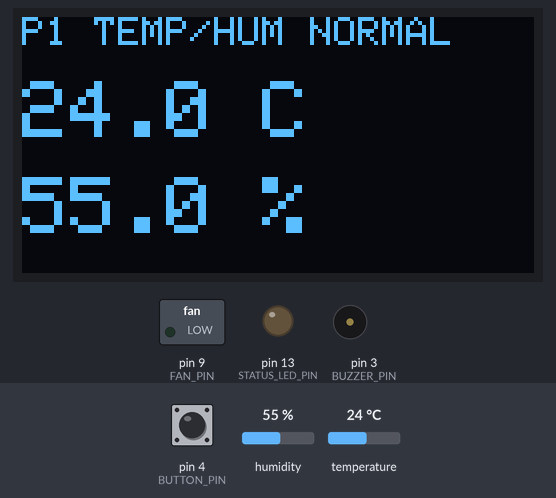
Bench run of a sketch on a simulated Arduino Uno, built with avr-gcc and run on an emulated ATmega328P. On the bench: 128×64 one-colour display, switched loads named in the sketch (green lamp = pin HIGH), output pins drawn as LEDs (lit = HIGH), buzzer (waves = sounding). Dashed ring = blinking. The test bench sets the inputs (shaded band); at power-on: temperature 24 °C, pin 4 (BUTTON_PIN) HIGH, humidity 55 %. What the sketch prints to the serial monitor is not drawn.

Above: at 1.2 s.
1.3 s: temperature set to 26.8 °C
At 5.1 s:
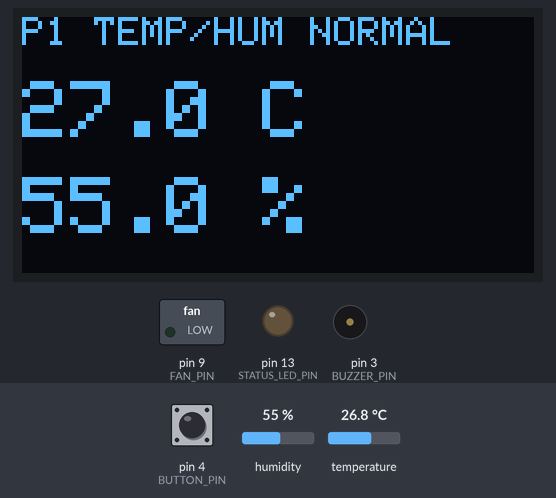
5.6 s: temperature set to 28.1 °C
At 8.9 s:
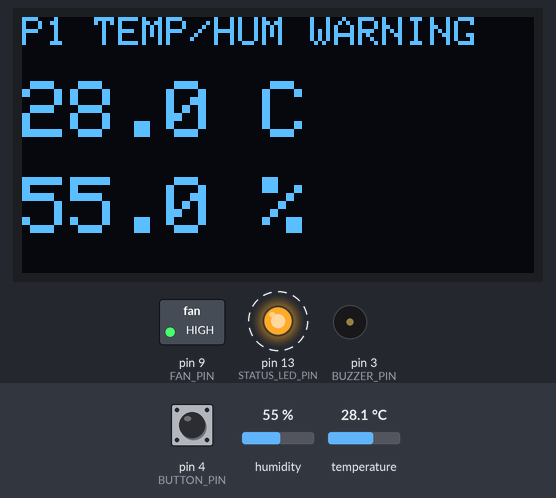
10.5 s: pin 4 (BUTTON_PIN) pulled LOW for 0.15 s
At 10.79 s:
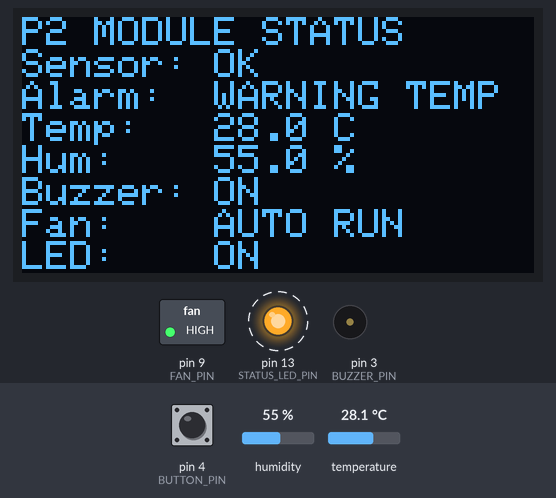
11.2 s: temperature set to 12 °C
At 12.8 s:
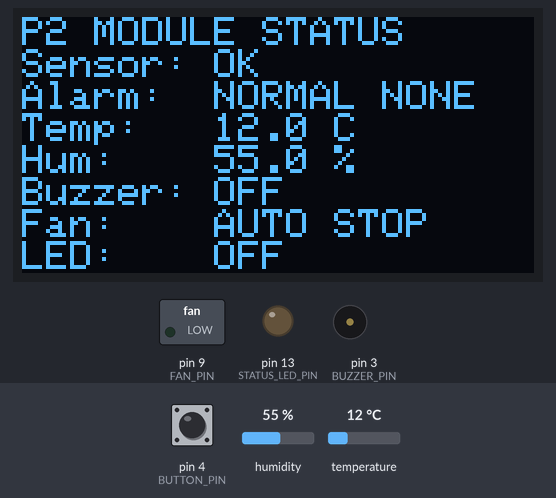
13.6 s: pin 4 (BUTTON_PIN) pulled LOW for 1 s
At 14.7 s:
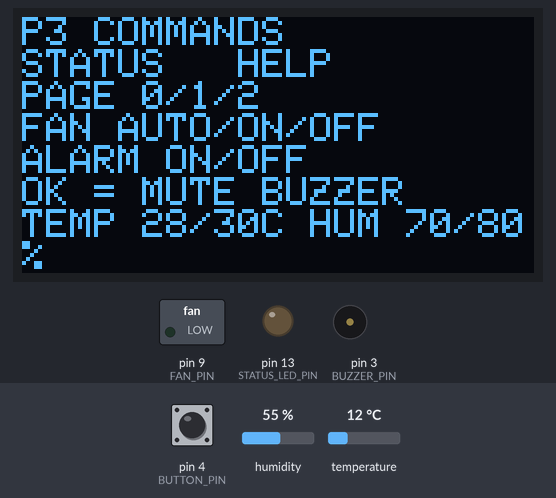
Timing chart, 0 to 16.6 s (numbered marks = the images above; inputs shaded):
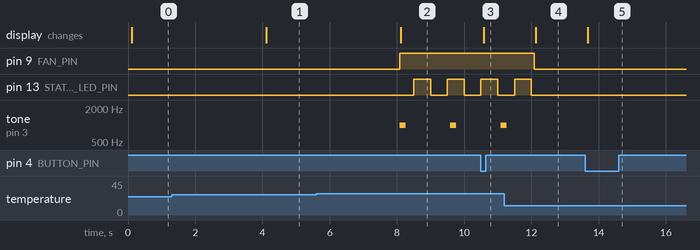

Measured:
- the behaviour switches between 27.4 and 27.5 °C on temperature (found by bisection; images 1 and 2)
- after the input at 1.3 s, the display: changes after 2.8 s (image 1)
- after the input at 5.6 s, pin 9 (FAN_PIN): LOW → HIGH after 2.5 s; pin 13 (STATUS_LED_PIN): alternates HIGH for 0.50 s and LOW for 0.50 s, starting after 2.9 s; tone on pin 3 (BUZZER_PIN): alternates 1000 Hz for 0.18 s and silent for 1.3 s, starting after 2.5 s; the display: changes after 2.5 s (image 2)
- after the input at 10.5 s, the display: changes after 0.08 s (image 3)
- after the input at 11.2 s, pin 9 (FAN_PIN): HIGH → LOW after 0.88 s; pin 13 (STATUS_LED_PIN): goes on until 12.0 s, then stays LOW; tone on pin 3 (BUZZER_PIN): goes on until 11.3 s, then stays silent; the display: changes after 0.92 s (image 4)
- after the input at 13.6 s, the display: changes after 0.08 s (image 5)

The sketch:

UNO_DHT11_OLED.ino
```cpp
#include <Wire.h>
#include <Adafruit_GFX.h>
#include <Adafruit_SSD1306.h>
#include <DHT.h>

const uint8_t SCREEN_WIDTH = 128, SCREEN_HEIGHT = 64, OLED_ADDRESS = 0x3C;
const uint8_t DHT_PIN = 2, BUZZER_PIN = 3, BUTTON_PIN = 4, FAN_PIN = 9;
const uint8_t STATUS_LED_PIN = LED_BUILTIN, COMMAND_BUFFER_SIZE = 32;
const float WARNING_TEMPERATURE_C = 28.0, CRITICAL_TEMPERATURE_C = 30.0;
const float WARNING_HUMIDITY_PCT = 70.0, CRITICAL_HUMIDITY_PCT = 80.0;
const float TEMPERATURE_HYSTERESIS_C = 1.0, HUMIDITY_HYSTERESIS_PCT = 5.0;
const unsigned long READ_INTERVAL_MS = 2000, BUTTON_DEBOUNCE_MS = 40;
const unsigned long WARNING_BEEP_INTERVAL_MS = 1500, WARNING_BEEP_DURATION_MS = 180;
const long BLUETOOTH_BAUD = 9600;
const bool FAN_ACTIVE_HIGH = true;
#define DHT_TYPE DHT11

Adafruit_SSD1306 display(SCREEN_WIDTH, SCREEN_HEIGHT, &Wire, -1);
DHT dht(DHT_PIN, DHT_TYPE);
enum AlarmLevel { NORMAL, WARNING, CRITICAL };
enum FanMode { FAN_AUTO, FAN_FORCE_ON, FAN_FORCE_OFF };
AlarmLevel alarmLevel = NORMAL;
FanMode fanMode = FAN_AUTO;
uint8_t displayPage = 0;
float lastTemperature = 0, lastHumidity = 0;
bool sensorValid = false, hasValidReading = false, alarmSilenced = false;
bool buttonStableState = HIGH, buttonLastReading = HIGH;
unsigned long buttonChangedAt = 0, lastReadAt = 0, lastWarningBeepAt = 0;
char commandBuffer[COMMAND_BUFFER_SIZE];
uint8_t commandLength = 0;
bool commandOverflow = false;

const __FlashStringHelper *alarmName() {
  if (alarmLevel == CRITICAL) return F("CRITICAL");
  if (alarmLevel == WARNING) return F("WARNING");
  return F("NORMAL");
}
const __FlashStringHelper *alarmCause() {
  const bool hot = lastTemperature >= WARNING_TEMPERATURE_C;
  const bool humid = lastHumidity >= WARNING_HUMIDITY_PCT;
  if (hot && humid) return F("TEMP+HUM");
  if (hot) return F("TEMP");
  if (humid) return F("HUM");
  return F("NONE");
}
const __FlashStringHelper *fanModeName() {
  if (fanMode == FAN_FORCE_ON) return F("ON");
  if (fanMode == FAN_FORCE_OFF) return F("OFF");
  return F("AUTO");
}
bool fanShouldRun() {
  if (!sensorValid) return hasValidReading;
  if (fanMode == FAN_FORCE_ON) return true;
  if (fanMode == FAN_FORCE_OFF) return alarmLevel == CRITICAL;
  return alarmLevel != NORMAL;
}
void setFan(bool enabled) {
  digitalWrite(FAN_PIN, (FAN_ACTIVE_HIGH ? enabled : !enabled) ? HIGH : LOW);
}
void updateAlarmLevel(float temperature, float humidity) {
  const bool critical = temperature >= CRITICAL_TEMPERATURE_C || humidity >= CRITICAL_HUMIDITY_PCT;
  const bool warning = temperature >= WARNING_TEMPERATURE_C || humidity >= WARNING_HUMIDITY_PCT;
  const bool belowWarning = temperature < WARNING_TEMPERATURE_C - TEMPERATURE_HYSTERESIS_C && humidity < WARNING_HUMIDITY_PCT - HUMIDITY_HYSTERESIS_PCT;
  const bool belowCritical = temperature < CRITICAL_TEMPERATURE_C - TEMPERATURE_HYSTERESIS_C && humidity < CRITICAL_HUMIDITY_PCT - HUMIDITY_HYSTERESIS_PCT;
  if (alarmLevel == CRITICAL) {
    if (belowCritical) alarmLevel = WARNING;
    return;
  }
  if (alarmLevel == WARNING) {
    if (critical) alarmLevel = CRITICAL;
    else if (belowWarning) { alarmLevel = NORMAL; alarmSilenced = false; }
    return;
  }
  alarmSilenced = false;
  if (critical) alarmLevel = CRITICAL;
  else if (warning) alarmLevel = WARNING;
}
void updateAlarmOutputs() {
  const unsigned long now = millis();
  if (!sensorValid) {
    digitalWrite(STATUS_LED_PIN, LOW); noTone(BUZZER_PIN); setFan(fanShouldRun()); return;
  }
  if (alarmLevel == CRITICAL) {
    digitalWrite(STATUS_LED_PIN, HIGH);
    if (alarmSilenced) noTone(BUZZER_PIN); else tone(BUZZER_PIN, 1000);
  } else if (alarmLevel == WARNING) {
    digitalWrite(STATUS_LED_PIN, (now / 500) % 2 ? HIGH : LOW);
    if (alarmSilenced) noTone(BUZZER_PIN);
    else {
      if (now - lastWarningBeepAt >= WARNING_BEEP_INTERVAL_MS) lastWarningBeepAt = now;
      if (now - lastWarningBeepAt < WARNING_BEEP_DURATION_MS) tone(BUZZER_PIN, 1000);
      else noTone(BUZZER_PIN);
    }
  } else {
    digitalWrite(STATUS_LED_PIN, LOW); noTone(BUZZER_PIN);
  }
  setFan(fanShouldRun());
}
void showReadError() {
  display.clearDisplay(); display.setTextColor(SSD1306_WHITE); display.setTextSize(1);
  display.setCursor(0, 0); display.println(F("DHT22 SENSOR"));
  display.setCursor(0, 24); display.println(F("Read failed"));
  display.setCursor(0, 42); display.println(F("Check DATA -> D2")); display.display();
}
void showSensorPage() {
  display.clearDisplay(); display.setTextColor(SSD1306_WHITE); display.setTextSize(1);
  display.setCursor(0, 0); display.print(F("P1 TEMP/HUM ")); display.println(alarmName());
  display.setTextSize(2); display.setCursor(0, 16); display.print(lastTemperature, 1); display.println(F(" C"));
  display.setCursor(0, 40); display.print(lastHumidity, 1); display.println(F(" %")); display.display();
}
void showControlPage() {
  display.clearDisplay(); display.setTextColor(SSD1306_WHITE); display.setTextSize(1);
  display.setCursor(0, 0); display.println(F("P2 MODULE STATUS"));
  display.print(F("Sensor: ")); display.println(sensorValid ? F("OK") : F("ERROR"));
  display.print(F("Alarm:  ")); display.print(alarmName()); display.print(F(" ")); display.println(alarmCause());
  display.print(F("Temp:   ")); display.print(lastTemperature, 1); display.println(F(" C"));
  display.print(F("Hum:    ")); display.print(lastHumidity, 1); display.println(F(" %"));
  display.print(F("Buzzer: ")); display.println(alarmLevel == NORMAL || alarmSilenced ? F("OFF") : F("ON"));
  display.print(F("Fan:    ")); display.print(fanModeName()); display.print(F(" ")); display.println(fanShouldRun() ? F("RUN") : F("STOP"));
  display.print(F("LED:    ")); display.println(alarmLevel == NORMAL ? F("OFF") : F("ON"));
  display.print(F("BT:     ")); display.println(F("9600")); display.display();
}
void showHelpPage() {
  display.clearDisplay(); display.setTextColor(SSD1306_WHITE); display.setTextSize(1); display.setCursor(0, 0);
  display.println(F("P3 COMMANDS"));
  display.println(F("STATUS   HELP"));
  display.println(F("PAGE 0/1/2"));
  display.println(F("FAN AUTO/ON/OFF"));
  display.println(F("ALARM ON/OFF"));
  display.println(F("OK = MUTE BUZZER"));
  display.println(F("TEMP 28/30C HUM 70/80%")); display.display();
}
void refreshDisplay() {
  if (displayPage == 0 && !sensorValid) showReadError();
  else if (displayPage == 0) showSensorPage();
  else if (displayPage == 1) showControlPage();
  else showHelpPage();
}
void sendPhoneReport() {
  if (!sensorValid) { Serial.println(F("DHT11 read failed")); return; }
  Serial.println(F("------ ENVIRONMENT MONITOR ------"));
  Serial.print(F("Temperature: ")); Serial.print(lastTemperature, 1); Serial.println(F(" C"));
  Serial.print(F("Humidity: ")); Serial.print(lastHumidity, 1); Serial.println(F(" %"));
  Serial.print(F("Status: ")); Serial.print(alarmName()); Serial.print(F(" Cause: ")); Serial.println(alarmCause());
  Serial.println(alarmLevel == NORMAL ? F("LED: OFF") : F("LED: ON"));
  Serial.print(F("Buzzer: ")); Serial.println(alarmLevel == NORMAL || alarmSilenced ? F("OFF") : F("ON"));
  Serial.print(F("Fan mode: ")); Serial.println(fanModeName());
  Serial.print(F("Fan: ")); Serial.println(fanShouldRun() ? F("ON") : F("OFF"));
  Serial.println(F("---------------------------------"));
}
void uppercaseCommand() {
  for (uint8_t i = 0; i < commandLength; ++i)
    if (commandBuffer[i] >= 'a' && commandBuffer[i] <= 'z') commandBuffer[i] -= 'a' - 'A';
  commandBuffer[commandLength] = '\0';
}
bool commandEquals(const char *expected) { return strcmp(commandBuffer, expected) == 0; }
void handleCommand() {
  if (commandOverflow) { Serial.println(F("ERR command too long")); return; }
  uppercaseCommand();
  if (commandEquals("STATUS")) sendPhoneReport();
  else if (commandEquals("HELP")) Serial.println(F("OK STATUS | PAGE 0/1/2 | FAN AUTO/ON/OFF | ALARM ON/OFF | HELP"));
  else if (commandEquals("PAGE 0") || commandEquals("PAGE 1") || commandEquals("PAGE 2")) {
    displayPage = commandBuffer[5] - '0'; refreshDisplay(); Serial.print(F("OK PAGE ")); Serial.println(displayPage);
  } else if (commandEquals("ALARM OFF")) {
    alarmSilenced = true; updateAlarmOutputs(); refreshDisplay(); Serial.println(F("OK ALARM OFF (sound muted)"));
  } else if (commandEquals("ALARM ON")) {
    alarmSilenced = false; updateAlarmOutputs(); refreshDisplay(); Serial.println(F("OK ALARM ON (sound enabled)"));
  } else if (commandEquals("OK")) {
    alarmSilenced = true; updateAlarmOutputs(); refreshDisplay(); Serial.println(F("OK ALARM OFF (sound muted)"));
  } else if (commandEquals("FAN AUTO")) {
    fanMode = FAN_AUTO; updateAlarmOutputs(); refreshDisplay(); Serial.println(F("OK FAN AUTO"));
  } else if (commandEquals("FAN ON")) {
    fanMode = FAN_FORCE_ON; updateAlarmOutputs(); refreshDisplay(); Serial.println(F("OK FAN ON"));
  } else if (commandEquals("FAN OFF")) {
    fanMode = FAN_FORCE_OFF; updateAlarmOutputs(); refreshDisplay();
    if (alarmLevel == CRITICAL || !sensorValid) Serial.println(F("ERR safety override: fan remains ON"));
    else Serial.println(F("OK FAN OFF"));
  } else Serial.println(F("ERR unknown command"));
}
void pollSerialCommands() {
  while (Serial.available() > 0) {
    const char received = static_cast<char>(Serial.read());
    if (received == '\r') continue;
    if (received == '\n') { handleCommand(); commandLength = 0; commandOverflow = false; }
    else if (!commandOverflow) {
      if (commandLength < COMMAND_BUFFER_SIZE - 1) commandBuffer[commandLength++] = received;
      else commandOverflow = true;
    }
  }
}
void pollButton() {
  const bool reading = digitalRead(BUTTON_PIN); const unsigned long now = millis();
  if (reading != buttonLastReading) buttonChangedAt = now;
  if (now - buttonChangedAt >= BUTTON_DEBOUNCE_MS && reading != buttonStableState) {
    buttonStableState = reading;
    if (buttonStableState == LOW) { displayPage = (displayPage + 1) % 3; refreshDisplay(); }
  }
  buttonLastReading = reading;
}
void readSensorIfDue() {
  const unsigned long now = millis(); if (now - lastReadAt < READ_INTERVAL_MS) return; lastReadAt = now;
  const float humidity = dht.readHumidity(), temperature = dht.readTemperature();
  sensorValid = !isnan(humidity) && !isnan(temperature) && humidity >= 0.0 && humidity <= 100.0 && temperature >= -40.0 && temperature <= 80.0;
  if (!sensorValid) { updateAlarmOutputs(); refreshDisplay(); sendPhoneReport(); return; }
  lastHumidity = humidity; lastTemperature = temperature;
  hasValidReading = true;
  updateAlarmLevel(temperature, humidity);
  updateAlarmOutputs();
  refreshDisplay();
  sendPhoneReport();
}
void setup() {
  Serial.begin(BLUETOOTH_BAUD); pinMode(BUZZER_PIN, OUTPUT); pinMode(STATUS_LED_PIN, OUTPUT);
  pinMode(BUTTON_PIN, INPUT_PULLUP); pinMode(FAN_PIN, OUTPUT); setFan(false); updateAlarmOutputs(); dht.begin();
  if (!display.begin(SSD1306_SWITCHCAPVCC, OLED_ADDRESS)) while (true) delay(1000);
  display.clearDisplay(); display.setTextColor(SSD1306_WHITE); display.setTextSize(1); display.setCursor(0, 0);
  display.println(F("DHT22 + BLUETOOTH")); display.display(); Serial.println(F("DHT22 Bluetooth monitor started"));
  lastReadAt = millis() - READ_INTERVAL_MS;
}
void loop() { pollSerialCommands(); pollButton(); updateAlarmOutputs(); readSensorIfDue(); }
```
